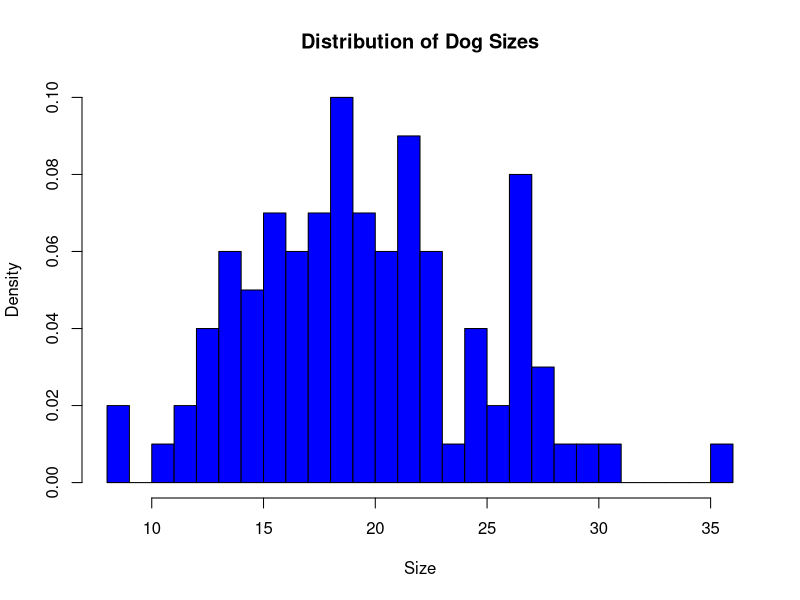
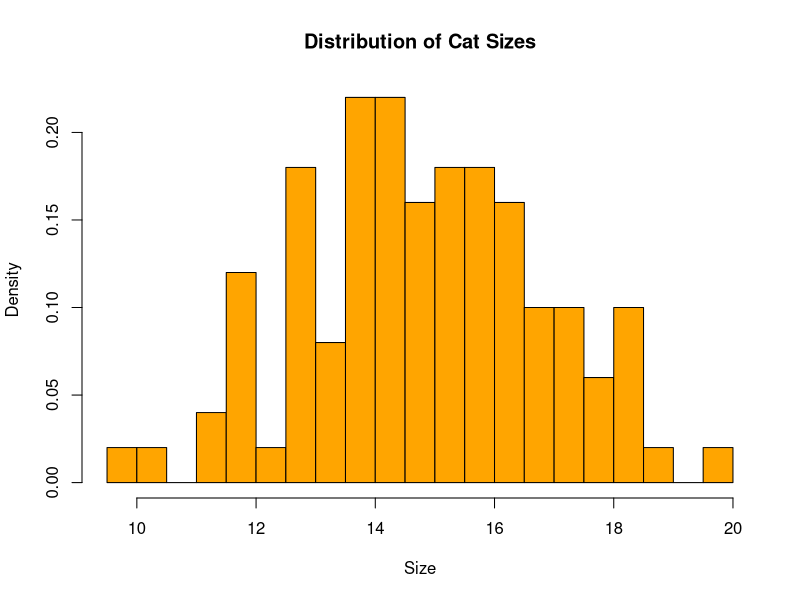
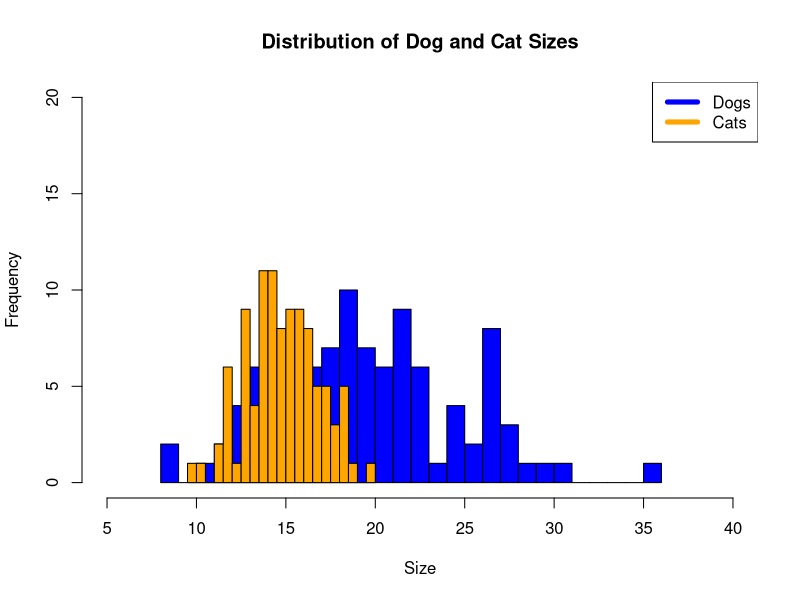
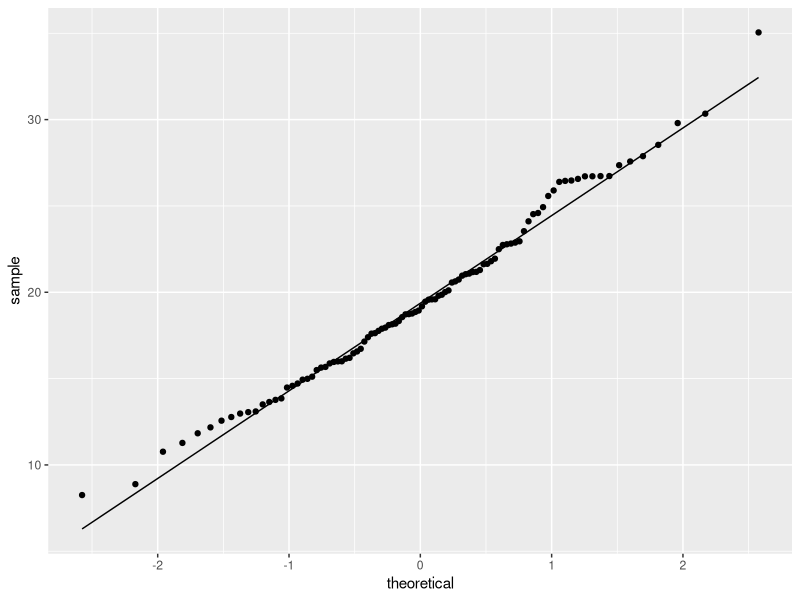
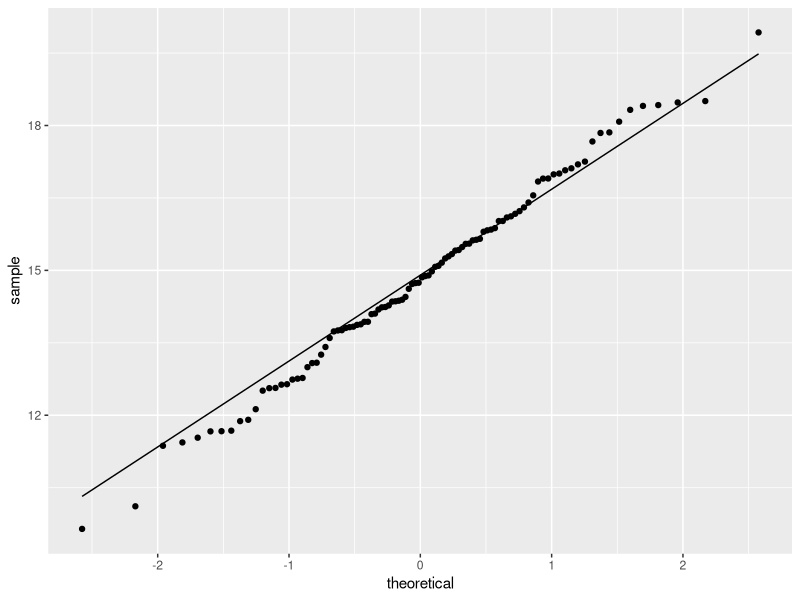

Write the R code that produced these figures, in order.
## ---- chunk 1
knitr::opts_chunk$set(echo = TRUE)
knitr::opts_chunk$set(warning = FALSE, message = FALSE) 
## ---- chunk 2
# Installing and loading libraries 
library(tidyverse)
library(dplyr)
library(ggplot2)
library(car)
## ---- chunk 3
#nothing is ever truly random when "randomly" generated on a computer - always pseudo random
#set.seed(124) #can be used to get the same "random" sample consistently 
dog_mu = 20
dog_sigma = 5
dog_sample = rnorm(100,dog_mu,dog_sigma)
cat_mu = 15
cat_sigma = 2
cat_sample = rnorm(100,cat_mu,cat_sigma)

#random R tip #1: to view any variable, highlight it and Cmd+enter/Ctrl+enter 

## ---- chunk 4
#visualizing data 
hist_dog <- hist(dog_sample,
main="Distribution of Dog Sizes",
xlab="Size",
col="blue",
alpha = 0.6, 
freq=FALSE,
breaks = 20
)
hist_cat <- hist(cat_sample,
main="Distribution of Cat Sizes",
xlab="Size",
col="orange",
alpha = 0.4, 
freq=FALSE,
breaks = 20
)

#in the same plot 
plot(hist_dog, xlim = c(5, 40), ylim = c(0,20), col = "blue", main = "Distribution of Dog and Cat Sizes", xlab = "Size") + plot(hist_cat, add = TRUE, col = "orange")
legend("topright", c("Dogs", "Cats"), col=c("blue", "Orange"), lwd=5)

#try other ways to visualize the data here 

## ---- chunk 5
#summarizing our data  
dog_mean <- mean(dog_sample)
dog_sd <- sd(dog_sample)

cat_mean <- mean(cat_sample)
cat_sd <- sd(cat_sample)
## ---- chunk 6
# Visualize normality with a Q-Q plot 
data_frame(val = dog_sample) %>%
          ggplot(., aes(sample = val)) + 
                geom_qq_line() + 
                geom_qq()
data_frame(val = cat_sample) %>%
          ggplot(., aes(sample = val)) + 
                geom_qq_line() + 
                geom_qq()

#Running the Shapiro-Wilk test for normality
shapiro.test(dog_sample)
shapiro.test(cat_sample)
## ---- chunk 7
#because Levene's test was written for data frames, we will have to wrangle our two vectors into a data frame to get in the required format before running Levene's test 
data_frame <- as.data.frame(cbind(dog_sample, cat_sample))
data_frame <- pivot_longer(data_frame, everything(), names_to = "variable", values_to = "value")
leveneTest(value ~ variable, data_frame)

#NOTE: a lot of the plots and other tests we ran above can be redone in a more efficient and elegant way with our data_frame. Give it a try! 
## ---- chunk 8
#The Independent two sample t-test 
t.test(dog_sample,cat_sample,var.equal = TRUE)

#The Welch's t-test
t.test(dog_sample,cat_sample,var.equal = FALSE)
## ---- chunk 9
#t-test
